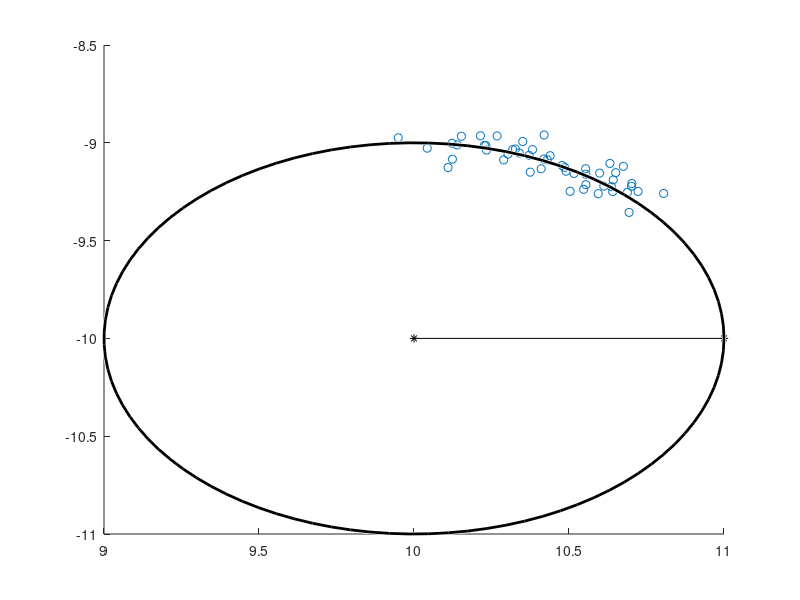

Reproduce this figure in MATLAB. (Note: this script raises an error after producing the figure.)
addpath(fullfile(fileparts(mfilename('fullpath')), '..', '..', 'build'));
rng('default') 
number_of_points = 50;
variance = 0.05;
theta = rand(number_of_points,1)*pi/4;
x = sin(theta) + 10 + randn(number_of_points,1)*variance;
y = cos(theta) - 10 + randn(number_of_points,1)*variance;
figure(1); clf;
scatter(x,y); %, 'LineStyle', 'none', 'Marker', '.')
hold on
plot([10,11],[-10,-10], 'Color', 'black', 'Marker', '*');
viscircles([10,-10], 1, 'Color', 'black');
rxy = circle_fit_combined(x,y);
viscircles(rxy(2:3)', rxy(1), 'Color', 'red');
plot([rxy(2),rxy(2)+rxy(1)],[rxy(3),rxy(3)], 'Marker', 'diamond', 'Color', 'red');
rxy = circle_fit_taubin(x,y);
viscircles(rxy(2:3)', rxy(1), 'Color', 'green');
plot([rxy(2),rxy(2)+rxy(1)],[rxy(3),rxy(3)], 'Marker', 'square', 'Color', 'green');
xlim([8.5, 11.5]);
ylim([-11.5, -8.5]);
axis square
legend('Random samples','Original','LM','GWAF Taubin');
title("Estimate circle with AWGN \sigma^2="+variance);
print -dpng example.png
